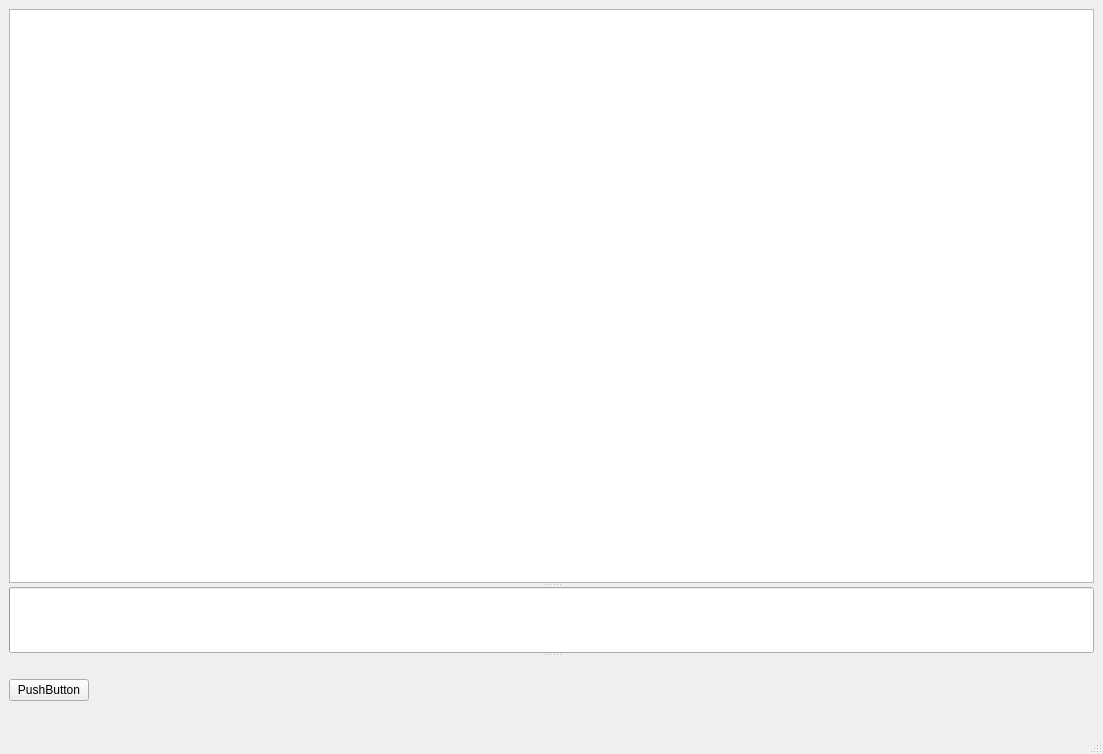
<?xml version="1.0" encoding="UTF-8"?>
<ui version="4.0">
 <class>MainWindow</class>
 <widget class="QMainWindow" name="MainWindow">
  <property name="geometry">
   <rect>
    <x>0</x>
    <y>0</y>
    <width>1103</width>
    <height>754</height>
   </rect>
  </property>
  <property name="windowTitle">
   <string>MainWindow</string>
  </property>
  <widget class="QWidget" name="centralwidget">
   <layout class="QVBoxLayout" name="verticalLayout">
    <item>
     <widget class="QSplitter" name="splitter">
      <property name="orientation">
       <enum>Qt::Vertical</enum>
      </property>
      <widget class="QGraphicsView" name="graphicsView">
       <property name="sizePolicy">
        <sizepolicy hsizetype="Ignored" vsizetype="Ignored">
         <horstretch>0</horstretch>
         <verstretch>0</verstretch>
        </sizepolicy>
       </property>
      </widget>
      <widget class="QProgressBar" name="progressBar">
       <property name="value">
        <number>0</number>
       </property>
       <property name="textVisible">
        <bool>false</bool>
       </property>
      </widget>
      <widget class="QWidget" name="">
       <layout class="QHBoxLayout" name="horizontalLayout">
        <item>
         <widget class="QPushButton" name="pushButton">
          <property name="text">
           <string>PushButton</string>
          </property>
         </widget>
        </item>
        <item>
         <spacer name="horizontalSpacer">
          <property name="orientation">
           <enum>Qt::Horizontal</enum>
          </property>
          <property name="sizeHint" stdset="0">
           <size>
            <width>40</width>
            <height>20</height>
           </size>
          </property>
         </spacer>
        </item>
       </layout>
      </widget>
     </widget>
    </item>
   </layout>
  </widget>
  <widget class="QStatusBar" name="statusbar"/>
 </widget>
 <resources/>
 <connections/>
</ui>
